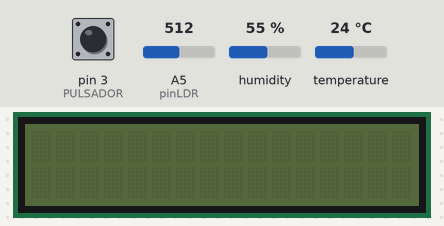
Bench run of a sketch on a simulated Arduino Mega 2560, built with avr-gcc and run on an emulated ATmega2560. On the bench: 16×2 character LCD. Inputs (shaded band) come from the test bench; at power-on: pin 3 (PULSADOR) LOW, humidity 55 %, temperature 24 °C, A5 (pinLDR) = 512. The local clock reads 2024-03-15 10:24:30 at power-on unless the sketch sets it; storage starts empty.

Above: at 1.2 s.
1.3 s: pin 3 (PULSADOR) pulled HIGH for 1.3 s
At 3.0 s:
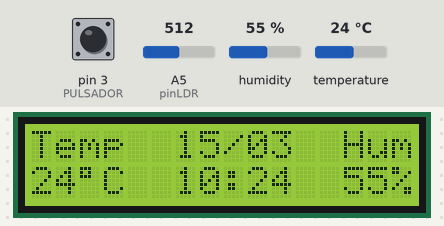
4.8 s: humidity set to 22 %
At 6.6 s:
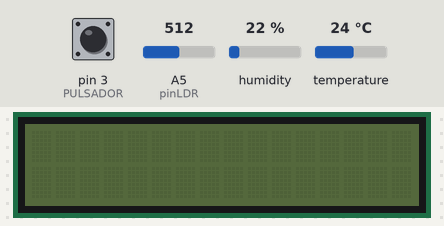
6.9 s: temperature set to 12 °C
9.0 s: pin 3 (PULSADOR) pulled HIGH for 1.3 s
At 10.6 s:
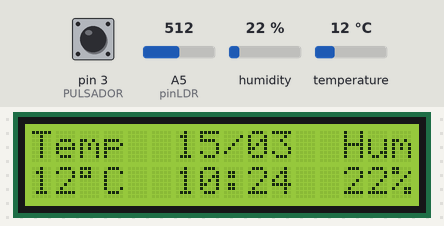
12.3 s: humidity set to 40 %
At 13.5 s:
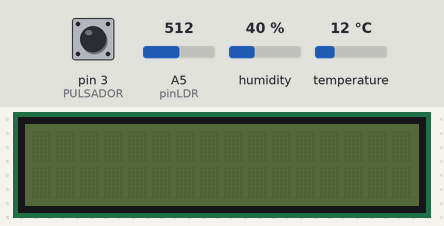
14.4 s: temperature set to 19 °C
Timing chart, 0 to 17.4 s (numbered marks = the images above; inputs shaded):
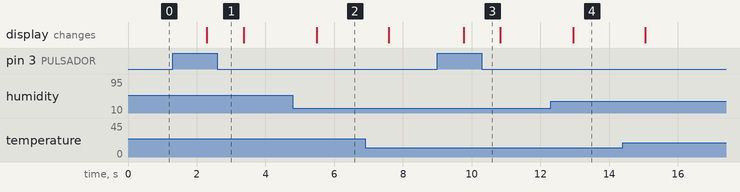

The sketch:

boton_lcd.ino
```cpp
#include <DS3231.h>
#include <Wire.h>
#include <LiquidCrystal_I2C.h>
#include <DHT11.h>
#include <SD.h>
#include <SPI.h>

File myFile;
int pinCS = 53;
int pinDht11 = 13;
DHT11 dht11(pinDht11);
LiquidCrystal_I2C lcd(0x27, 16, 2);
DS3231  Clock;

bool Century = false;
bool h12 = false;
bool PM = false;
int pinLDR = A5;
int PULSADOR = 3;

void setup() {
   pinMode(PULSADOR, INPUT);
   Wire.begin();
   lcd.init();
   lcd.backlight();
   lcd.clear();
   lcd.print("Temp"); // Enviar el mensaje
   lcd.setCursor(13,0);
   lcd.print("Hum");
   SD.begin();
}

int escritos = 0;

void loop() {
   int err;
   float temp, hum;
   int lum;
   char fecha[6];
   char hora[9];
   char medicion[256];
   if ( (err = dht11.read(hum, temp) ) == 0 ) {    // Si devuelve 0 es que ha leido bien
      lcd.setCursor(0, 1);  // set the cursor to column 0, line 1
      lcd.print((int) temp);;
      lcd.print((char) 223);
      lcd.print("C");
      lcd.setCursor(13, 1);  // set the cursor to column 0, line 1
      lcd.print((int) hum);
      lcd.print("%");
      lcd.setCursor (6, 0);
      sprintf (fecha, "%02d/%02d", Clock.getDate(), Clock.getMonth(Century));
      lcd.print(fecha);
      lcd.setCursor(6, 1);
      sprintf (hora, "%02d:%02d:%02d", Clock.getHour(h12, PM), Clock.getMinute(), Clock.getSecond());
      lcd.print (Clock.getHour(h12,PM));
      lcd.print (":");
      lcd.print (Clock.getMinute());
      lum = 1023 - analogRead(pinLDR);
      sprintf (medicion, "%s,%s,%d,%d,%d", fecha, hora, (int) temp, (int) hum, lum);
      myFile = SD.open("STATION.CSV", FILE_WRITE);
      myFile.println (medicion);
      myFile.close();
   }
   if (digitalRead(PULSADOR) == HIGH) {
      lcd.backlight();
      lcd.display();
   } else {
      lcd.noBacklight();
      lcd.noDisplay();
   }
   delay(1000);
}
```

Measured:
- after the input at 1.3 s, the display: changes after 1.0 s (image 1)
- after the input at 9.0 s, the display: changes after 0.76 s (image 3)
